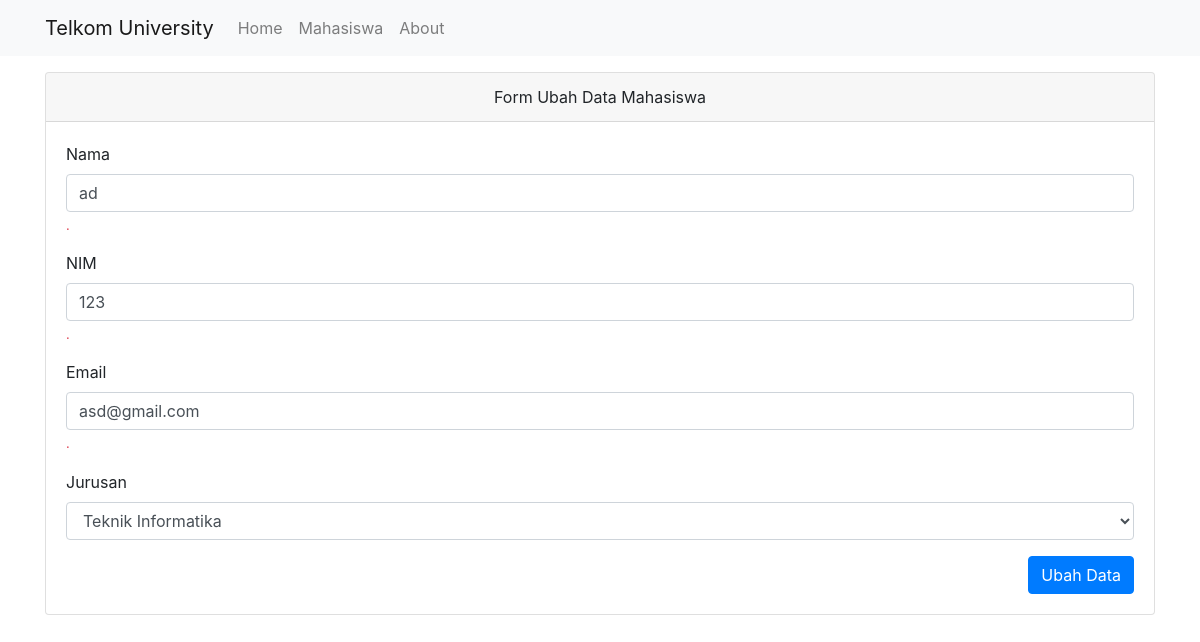
Screenshot of /mahasiswa/ubah/2 with the database file from the repository.
### tables this page shows
CREATE TABLE `mahasiswa` (
  `id` int(11) NOT NULL,
  `nama` varchar(100) NOT NULL,
  `nim` varchar(100) NOT NULL,
  `email` varchar(100) NOT NULL,
  `jurusan` varchar(100) NOT NULL,
  `video` varchar(150) NOT NULL
);

### application/controllers/Mahasiswa.php (called while the page is built, shortened)
<?php
class Mahasiswa extends CI_Controller
{
	public function __construct()
	{
		$this->load->model('Mahasiswa_model');
		$this->load->library('form_validation');
	}
	public function ubah($id)
	{
		$data['judul'] = 'Form Ubah Data Mahasiswa';
		$data['mahasiswa'] = $this->Mahasiswa_model->getMahasiswaById($id);
		$data['jurusan'] = ['Teknik Informatika', 'Teknik Industri', 'Teknik Elektro', 'DKV', 'MBTI'];
		$this->form_validation->set_rules('nama', 'nama', 'required');
		$this->form_validation->set_rules('nim', 'NIM', 'required|numeric');
		$this->form_validation->set_rules('email', 'email', 'required|valid_email');
		if ($this->form_validation->run() == false) {
			$this->load->view('templates/header', $data);
			$this->load->view('mahasiswa/ubah', $data);
			$this->load->view('templates/footer');
		}
		else {
			$this->Mahasiswa_model->ubahDataMahasiswa();
			$this->session->set_flashdata('flash', 'Diubah');
			redirect('Mahasiswa');
		}
	}
}

### index.php (called while the page is built, shortened)
<?php
require_once BASEPATH.'core/CodeIgniter.php';

### application/models/Mahasiswa_model.php (called while the page is built, shortened)
<?php
class Mahasiswa_model extends CI_model
{
	public function getMahasiswaById($id)
	{
		return $this->db->get_where('mahasiswa', ['id' => $id])->row_array();
	}
}

### application/views/mahasiswa/ubah.php (the view, shortened to what this page needs)
<div class="container">
    <div class="row mt-3">
        <div class="col md-6">
            <div class="card">
                <div class="card-header text-center">
                    Form Ubah Data Mahasiswa
                </div>
                <div class="card-body">
                    <form action="" method="post">
                        <div class="form-group">
                            <label for="nama">Nama</label>
                            <input type="text" class="form-control" id="nama" name="nama" value="<?= $mahasiswa['nama']; ?>">
                            <small class="form-text text-danger"><?= form_error('nama') ?>.</small>
                        </div>
                        <div class="form-group">
                            <label for="nim">NIM</label>
                            <input type="text" class="form-control" id="nim" name="nim" value="<?= $mahasiswa['nim']; ?>">
                            <small class="form-text text-danger"><?= form_error('nim') ?>.</small>
                        </div>
                        <div class="form-group">
                            <label for="text">Email</label>
                            <input type="text" class="form-control" id="email" name="email" value="<?= $mahasiswa['email']; ?>">
                            <small class="form-text text-danger"><?= form_error('email') ?>.</small>
                        </div>
                        <div class="form-group">
                            <label for="jurusan">Jurusan</label>
                            <select class="form-control" id="jurusan" name="jurusan">
                                <?php foreach ($jurusan as $j) : ?>
                                <?php if ($j == $mahasiswa['jurusan']) : ?>
                                <option value="<?= $j; ?>" selected><?= $j; ?></option>
                                <?php else : ?>
                                <option value="<?= $j; ?>"><?= $j; ?></option>
                                <?php endif; ?>
                                <?php endforeach; ?>
                            </select>
                        </div>
                        <button type="submit" name="tambah" class="btn btn-primary float-right">Ubah Data</button>
                    </form>
                </div>
            </div>
        </div>
    </div>
</div>

### rows the page displays
mahasiswa: nama "ad", nim "123", email "asd@gmail.com", jurusan "Teknik Informatika"
